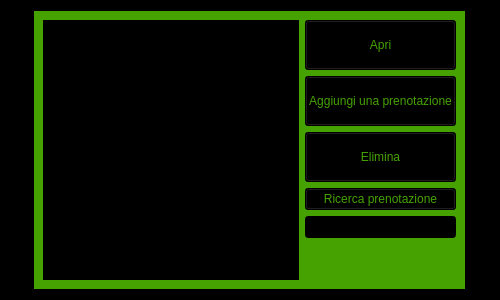
<?xml version="1.0" encoding="UTF-8"?>
<ui version="4.0">
 <class>vista_lista_prenotazioni</class>
 <widget class="QWidget" name="vista_lista_prenotazioni">
  <property name="geometry">
   <rect>
    <x>0</x>
    <y>0</y>
    <width>500</width>
    <height>300</height>
   </rect>
  </property>
  <property name="minimumSize">
   <size>
    <width>500</width>
    <height>300</height>
   </size>
  </property>
  <property name="windowTitle">
   <string>Lista Prenotazioni</string>
  </property>
  <property name="styleSheet">
   <string notr="true">background-color: rgb(0, 0, 0);</string>
  </property>
  <layout class="QGridLayout" name="gridLayout">
   <item row="0" column="0" alignment="Qt::AlignHCenter|Qt::AlignVCenter">
    <widget class="QWidget" name="widget" native="true">
     <property name="styleSheet">
      <string notr="true">background-color: rgb(69, 162, 0);</string>
     </property>
     <layout class="QGridLayout" name="gridLayout_2">
      <item row="0" column="0">
       <layout class="QHBoxLayout" name="horizontalLayout" stretch="3,1">
        <item>
         <widget class="QListView" name="list_view">
          <property name="styleSheet">
           <string notr="true">background-color: rgb(0, 0, 0);
color: rgb(255, 255, 255);</string>
          </property>
          <property name="editTriggers">
           <set>QAbstractItemView::NoEditTriggers</set>
          </property>
         </widget>
        </item>
        <item>
         <layout class="QVBoxLayout" name="verticalLayout">
          <item>
           <widget class="QPushButton" name="open_button">
            <property name="minimumSize">
             <size>
              <width>0</width>
              <height>50</height>
             </size>
            </property>
            <property name="maximumSize">
             <size>
              <width>16777215</width>
              <height>50</height>
             </size>
            </property>
            <property name="styleSheet">
             <string notr="true">color: rgb(69, 162, 0);
background-color: rgb(0, 0, 0);</string>
            </property>
            <property name="text">
             <string>Apri</string>
            </property>
           </widget>
          </item>
          <item>
           <widget class="QPushButton" name="open_button_2">
            <property name="minimumSize">
             <size>
              <width>0</width>
              <height>50</height>
             </size>
            </property>
            <property name="maximumSize">
             <size>
              <width>16777215</width>
              <height>50</height>
             </size>
            </property>
            <property name="styleSheet">
             <string notr="true">color: rgb(69, 162, 0);
background-color: rgb(0, 0, 0);</string>
            </property>
            <property name="text">
             <string>Aggiungi una prenotazione</string>
            </property>
           </widget>
          </item>
          <item>
           <widget class="QPushButton" name="open_button_3">
            <property name="minimumSize">
             <size>
              <width>0</width>
              <height>50</height>
             </size>
            </property>
            <property name="maximumSize">
             <size>
              <width>16777215</width>
              <height>50</height>
             </size>
            </property>
            <property name="styleSheet">
             <string notr="true">color: rgb(69, 162, 0);
background-color: rgb(0, 0, 0);</string>
            </property>
            <property name="text">
             <string>Elimina</string>
            </property>
           </widget>
          </item>
          <item>
           <widget class="QPushButton" name="RicercaButton_Prenotazione">
            <property name="styleSheet">
             <string notr="true">color: rgb(69, 162, 0);
background-color: rgb(0, 0, 0);</string>
            </property>
            <property name="text">
             <string>Ricerca prenotazione</string>
            </property>
           </widget>
          </item>
          <item>
           <widget class="QLineEdit" name="textPrenotazione">
            <property name="styleSheet">
             <string notr="true">background-color: rgb(0, 0, 0);
color: rgb(255, 255, 255);</string>
            </property>
           </widget>
          </item>
          <item>
           <spacer name="verticalSpacer_2">
            <property name="orientation">
             <enum>Qt::Vertical</enum>
            </property>
            <property name="sizeHint" stdset="0">
             <size>
              <width>20</width>
              <height>20</height>
             </size>
            </property>
           </spacer>
          </item>
          <item>
           <spacer name="verticalSpacer">
            <property name="orientation">
             <enum>Qt::Vertical</enum>
            </property>
            <property name="sizeHint" stdset="0">
             <size>
              <width>20</width>
              <height>40</height>
             </size>
            </property>
           </spacer>
          </item>
         </layout>
        </item>
       </layout>
      </item>
     </layout>
    </widget>
   </item>
  </layout>
 </widget>
 <resources/>
 <connections/>
</ui>
